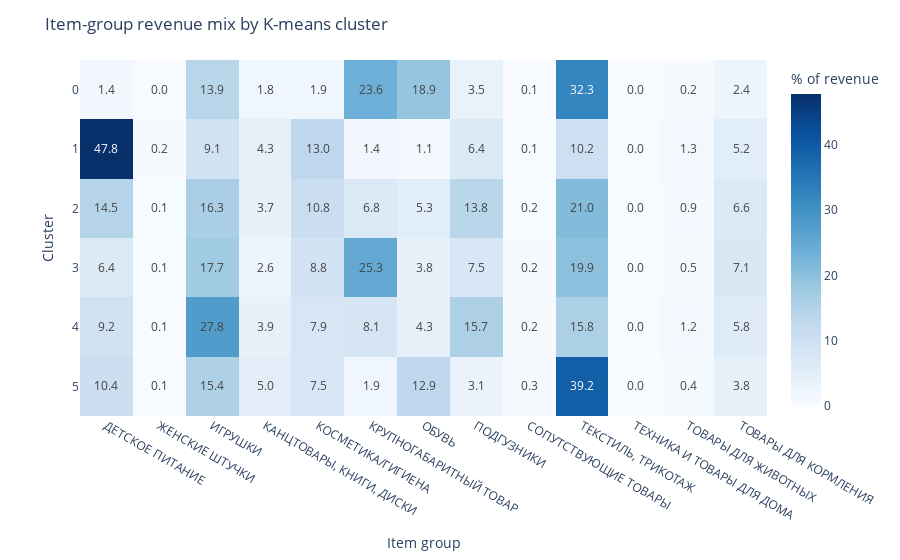

Notebook code for this chart:
### Code cell
import plotly.express as px
fig = px.imshow(
        rev_mix_pct.drop(columns="Clients %"),
        labels=dict(x="Item group", y="Cluster", color="% of revenue"),
        aspect="auto",
        color_continuous_scale="Blues",
        text_auto='.1f')
        

fig.update_layout(title="Item-group revenue mix by K-means cluster")
fig.show()

### Figure 1 — Plotly figure (JSON) as saved in the notebook; plotly's stock layout.template omitted (floating-point values rounded to 4 significant figures)
{"data": [{"coloraxis": "coloraxis", "hovertemplate": "Item group: %{x}<br>Cluster: %{y}<br>% of revenue: %{z}<extra></extra>", "name": "0", "texttemplate": "%{z:.1f}", "type": "heatmap", "x": ["ДЕТСКОЕ ПИТАНИЕ", "ЖЕНСКИЕ ШТУЧКИ", "ИГРУШКИ", "КАНЦТОВАРЫ, КНИГИ, ДИСКИ", "КОСМЕТИКА/ГИГИЕНА", "КРУПНОГАБАРИТНЫЙ ТОВАР", "ОБУВЬ", "ПОДГУЗНИКИ", "СОПУТСТВУЮЩИЕ ТОВАРЫ", "ТЕКСТИЛЬ, ТРИКОТАЖ", "ТЕХНИКА И ТОВАРЫ ДЛЯ ДОМА", "ТОВАРЫ ДЛЯ ЖИВОТНЫХ", "ТОВАРЫ ДЛЯ КОРМЛЕНИЯ"], "xaxis": "x", "y": [0, 1, 2, 3, 4, 5], "yaxis": "y", "z": [[1.39, 0.04, 13.88, 1.84, 1.86, 23.59, 18.93, 3.48, 0.11, 32.27, 0.01, 0.2, 2.41], [47.76, 0.22, 9.08, 4.27, 12.97, 1.4, 1.08, 6.42, 0.15, 10.19, 0, 1.28, 5.19], [14.53, 0.13, 16.33, 3.7, 10.75, 6.75, 5.25, 13.84, 0.18, 21.04, 0.01, 0.88, 6.61], [6.43, 0.12, 17.68, 2.57, 8.84, 25.26, 3.81, 7.49, 0.23, 19.89, 0, 0.54, 7.14], [9.17, 0.09, 27.8, 3.89, 7.91, 8.11, 4.27, 15.71, 0.22, 15.83, 0.01, 1.2, 5.78], [10.36, 0.15, 15.4, 5.05, 7.52, 1.86, 12.86, 3.13, 0.27, 39.17, 0.01, 0.41, 3.83]]}], "layout": {"coloraxis": {"colorbar": {"title": {"text": "% of revenue"}}, "colorscale": [[0, "rgb(247,251,255)"], [0.125, "rgb(222,235,247)"], [0.25, "rgb(198,219,239)"], [0.375, "rgb(158,202,225)"], [0.5, "rgb(107,174,214)"], [0.625, "rgb(66,146,198)"], [0.75, "rgb(33,113,181)"], [0.875, "rgb(8,81,156)"], [1, "rgb(8,48,107)"]]}, "margin": {"t": 60}, "title": {"text": "Item-group revenue mix by K-means cluster"}, "xaxis": {"anchor": "y", "domain": [0, 1], "title": {"text": "Item group"}}, "yaxis": {"anchor": "x", "autorange": "reversed", "domain": [0, 1], "title": {"text": "Cluster"}}}}
